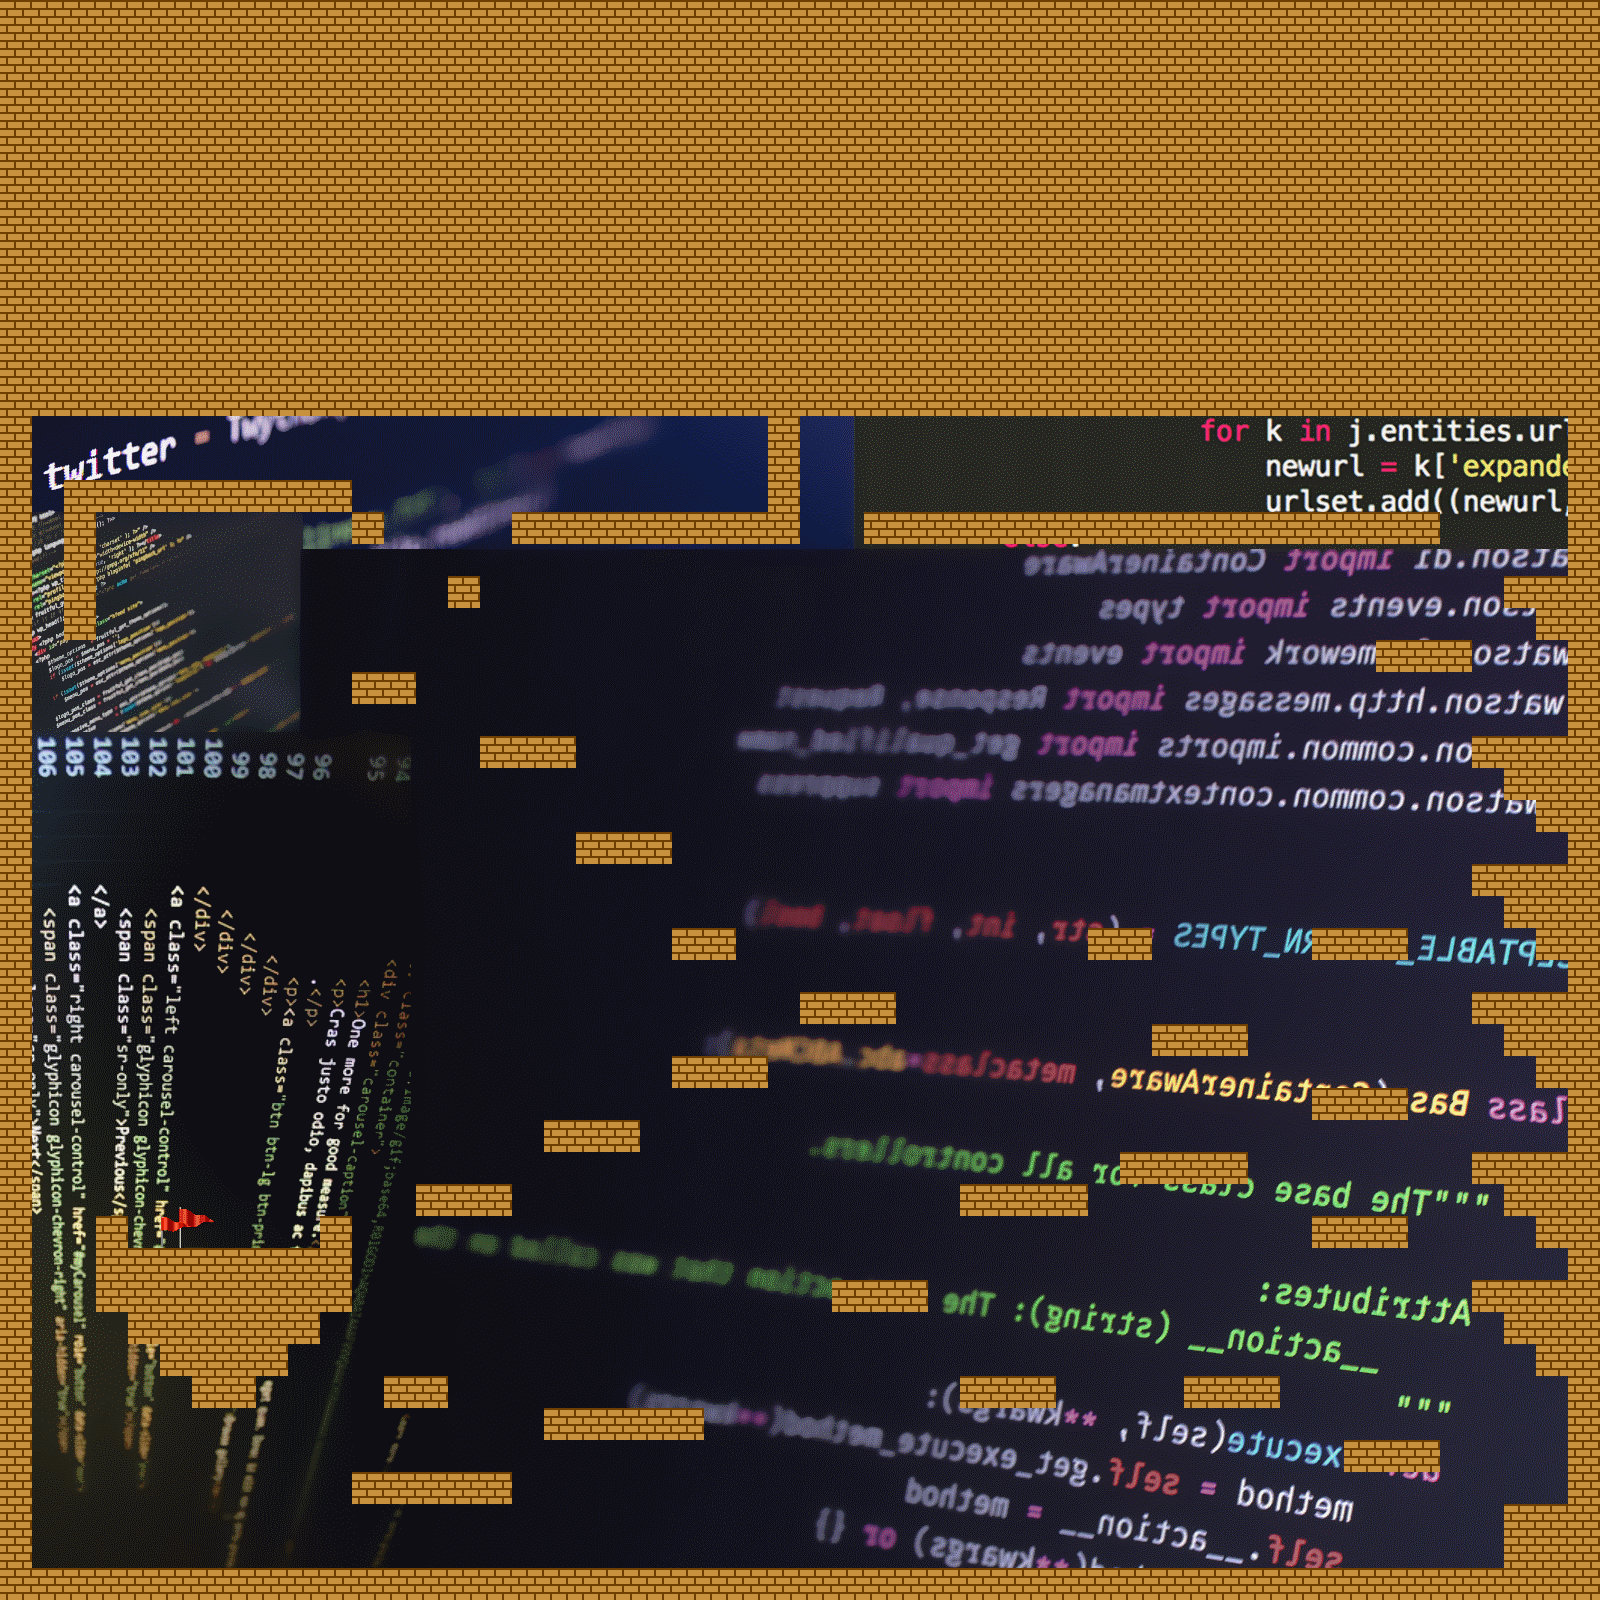

This is a level from a 2D game, rendered from its Tiled map with the project's own tilesets. A one-line summary and the map file follow, with tile-layer data summarised:
An orthogonal 50x50 tile map with 32x32 px tiles, 1 tile layer (set), 1 hidden layer not drawn, 3 tilesets, 1 image layer.

<map version="1.0" tiledversion="1.0.2" orientation="orthogonal" renderorder="right-down" width="50" height="50" tilewidth="32" tileheight="32" nextobjectid="1">
 <tileset firstgid="1" source="./data/tilemaps/triggers.tsx" />
 <tileset firstgid="33" source="./data/tilemaps/mazetiles.tsx" />
 <tileset firstgid="35" source="./data/tilemaps/mazetiles.tsx" />
 <imagelayer name="Image Layer 1">
  <image source="./data/Level3bg.png" width="1600" height="1600" />
 </imagelayer>
 <layer name="set" width="50" height="50">
  <data>[2500 cells, 956 non-empty, 2 distinct tile ids]</data>
 </layer>
 <layer name="triggers" width="50" height="50" visible="0">
  <data>[2500 cells, 407 non-empty, 16 distinct tile ids]</data>
 </layer>
</map>
